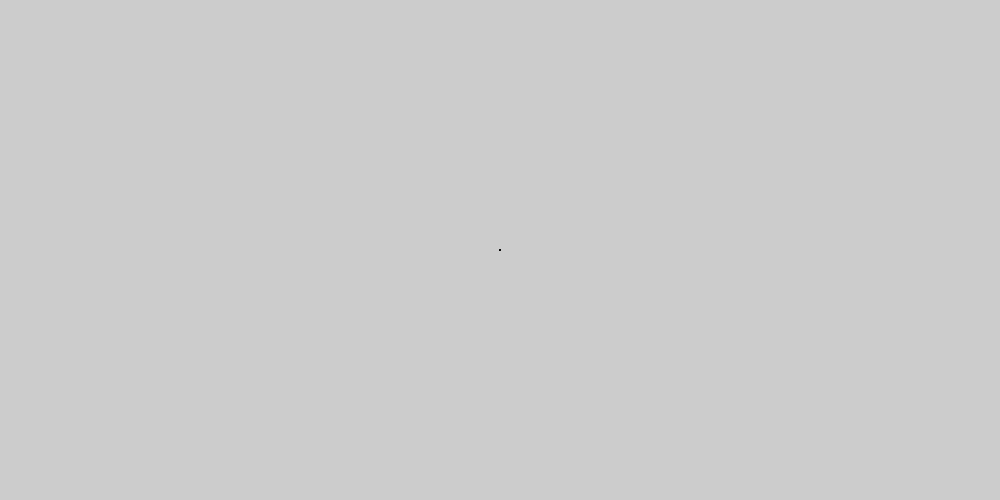
Frame 1 (no input)
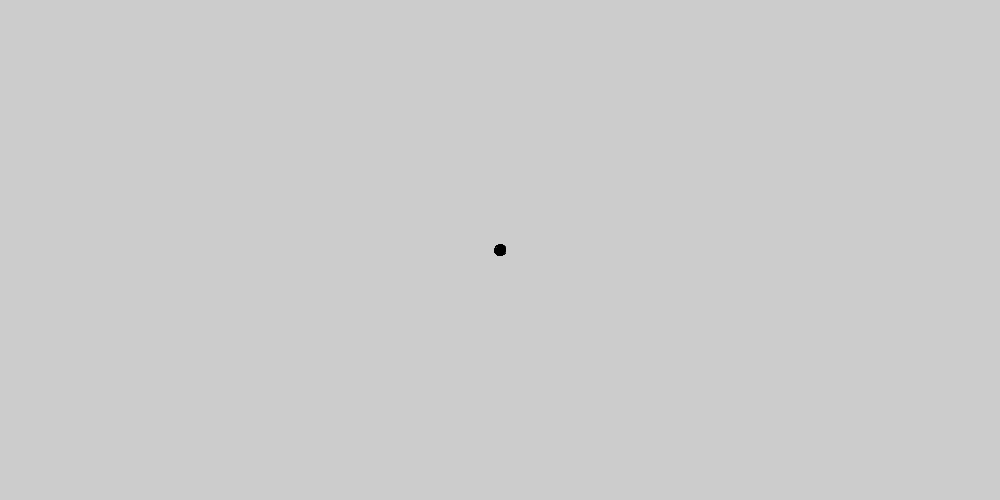
Frame 60 (the mouse pressed at the canvas centre just before this capture)
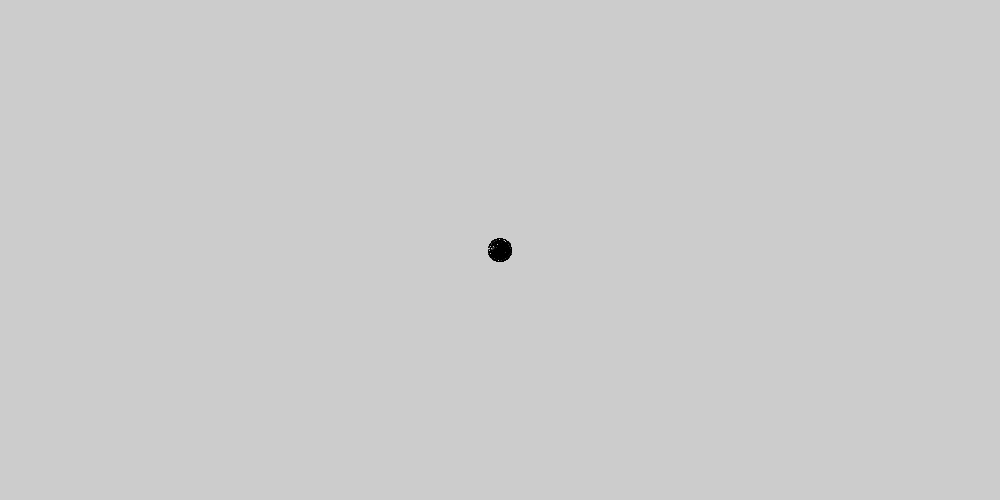
Frame 120 (the mouse held since frame 60 and released just before this capture)

The Processing sketch that drew these frames (run headless with seeded random() and noise(); from frame 60 on, the mouse is pressed at the canvas centre):

// Processing sketch: sketch_1efeitoDegrad_Limite
// ── sketch_1efeitoDegrad_Limite.pde
float angle, angleAdd, rAngleAdd, xPos, yPos, xDotPos, yDotPos;
float a, r, rBegin;

void setup(){
  size(1000,500);
}

void draw(){
  rAngleAdd = random(.001, 1);
  r += .1;
  rBegin = random(-PI, PI);
  
  for(float i = -PI + rBegin ; i < PI; i += rAngleAdd){
    
    xDotPos = (cos(i)* r) + (width/2);
    yDotPos = (sin(i)* r) + (height/2);
    
    point(xDotPos, yDotPos);
  }
  
  
}
